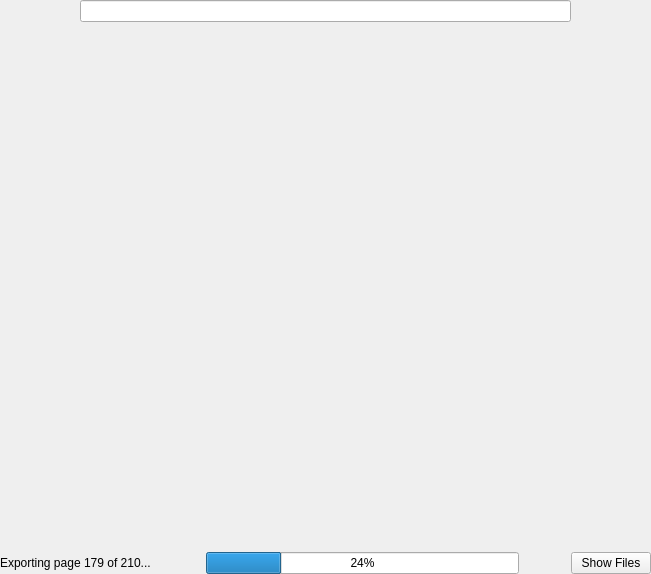
<?xml version="1.0" encoding="UTF-8"?>
<ui version="4.0">
 <class>DocumentWidget</class>
 <widget class="QWidget" name="DocumentWidget">
  <property name="geometry">
   <rect>
    <x>0</x>
    <y>0</y>
    <width>651</width>
    <height>574</height>
   </rect>
  </property>
  <property name="windowTitle">
   <string>Form</string>
  </property>
  <layout class="QVBoxLayout" name="verticalLayout" stretch="0,1,0">
   <property name="spacing">
    <number>0</number>
   </property>
   <property name="margin">
    <number>0</number>
   </property>
   <item>
    <layout class="QHBoxLayout" name="horizontalLayout">
     <item>
      <widget class="QPushButton" name="searchPrevious">
       <property name="text">
        <string/>
       </property>
       <property name="icon">
        <iconset resource="resource.qrc">
         <normaloff>:/classic/icons/up_classic.png</normaloff>:/classic/icons/up_classic.png</iconset>
       </property>
       <property name="iconSize">
        <size>
         <width>32</width>
         <height>32</height>
        </size>
       </property>
       <property name="flat">
        <bool>true</bool>
       </property>
      </widget>
     </item>
     <item>
      <widget class="QPushButton" name="searchNext">
       <property name="text">
        <string/>
       </property>
       <property name="icon">
        <iconset resource="resource.qrc">
         <normaloff>:/classic/icons/down_classic.png</normaloff>:/classic/icons/down_classic.png</iconset>
       </property>
       <property name="iconSize">
        <size>
         <width>32</width>
         <height>32</height>
        </size>
       </property>
       <property name="flat">
        <bool>true</bool>
       </property>
      </widget>
     </item>
     <item>
      <widget class="QLineEdit" name="searchBox"/>
     </item>
     <item>
      <widget class="QPushButton" name="searchSettingsButton">
       <property name="text">
        <string/>
       </property>
       <property name="icon">
        <iconset resource="resource.qrc">
         <normaloff>:/classic/icons/search_settings_classic.png</normaloff>:/classic/icons/search_settings_classic.png</iconset>
       </property>
       <property name="iconSize">
        <size>
         <width>32</width>
         <height>32</height>
        </size>
       </property>
       <property name="flat">
        <bool>true</bool>
       </property>
      </widget>
     </item>
     <item>
      <widget class="QPushButton" name="searchCloseButton">
       <property name="text">
        <string/>
       </property>
       <property name="icon">
        <iconset resource="resource.qrc">
         <normaloff>:/classic/icons/close_classic.png</normaloff>:/classic/icons/close_classic.png</iconset>
       </property>
       <property name="iconSize">
        <size>
         <width>32</width>
         <height>32</height>
        </size>
       </property>
       <property name="flat">
        <bool>true</bool>
       </property>
      </widget>
     </item>
    </layout>
   </item>
   <item>
    <widget class="NPAWebView" name="webView" native="true"/>
   </item>
   <item>
    <layout class="QHBoxLayout" name="horizontalLayout_2" stretch="0,1,0,0">
     <property name="spacing">
      <number>6</number>
     </property>
     <item>
      <widget class="QLabel" name="progressLabel">
       <property name="minimumSize">
        <size>
         <width>200</width>
         <height>0</height>
        </size>
       </property>
       <property name="text">
        <string>Exporting page 179 of 210...</string>
       </property>
       <property name="margin">
        <number>10</number>
       </property>
      </widget>
     </item>
     <item>
      <widget class="QProgressBar" name="progressBar">
       <property name="value">
        <number>24</number>
       </property>
      </widget>
     </item>
     <item>
      <widget class="QPushButton" name="progressCancelButton">
       <property name="icon">
        <iconset resource="resource.qrc">
         <normaloff>:/classic/icons/close_with_circle_classic.png</normaloff>:/classic/icons/close_with_circle_classic.png</iconset>
       </property>
       <property name="iconSize">
        <size>
         <width>24</width>
         <height>24</height>
        </size>
       </property>
       <property name="flat">
        <bool>true</bool>
       </property>
      </widget>
     </item>
     <item>
      <widget class="QPushButton" name="showFilesButton">
       <property name="text">
        <string>Show Files</string>
       </property>
      </widget>
     </item>
    </layout>
   </item>
  </layout>
 </widget>
 <customwidgets>
  <customwidget>
   <class>NPAWebView</class>
   <extends>QWidget</extends>
   <header>car/gui/npa_webview</header>
   <container>1</container>
  </customwidget>
 </customwidgets>
 <resources>
  <include location="resource.qrc"/>
 </resources>
 <connections/>
</ui>
